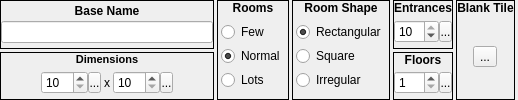
    <widget class="QWidget" name="widget_4" native="true">
     <property name="sizePolicy">
      <sizepolicy hsizetype="Preferred" vsizetype="Fixed">
       <horstretch>0</horstretch>
       <verstretch>0</verstretch>
      </sizepolicy>
     </property>
     <layout class="QHBoxLayout" name="horizontalLayout_2">
      <property name="spacing">
       <number>3</number>
      </property>
      <property name="margin">
       <number>0</number>
      </property>
      <item>
       <widget class="QWidget" name="widget_3" native="true">
        <layout class="QVBoxLayout" name="verticalLayout_7">
         <property name="spacing">
          <number>3</number>
         </property>
         <property name="margin">
          <number>0</number>
         </property>
         <item>
          <widget class="QFrame" name="frame">
           <property name="frameShape">
            <enum>QFrame::Box</enum>
           </property>
           <property name="frameShadow">
            <enum>QFrame::Plain</enum>
           </property>
           <layout class="QVBoxLayout" name="verticalLayout">
            <property name="spacing">
             <number>0</number>
            </property>
            <property name="margin">
             <number>0</number>
            </property>
            <item>
             <widget class="QLabel" name="label">
              <property name="sizePolicy">
               <sizepolicy hsizetype="Preferred" vsizetype="Fixed">
                <horstretch>0</horstretch>
                <verstretch>0</verstretch>
               </sizepolicy>
              </property>
              <property name="font">
               <font>
                <weight>75</weight>
                <bold>true</bold>
               </font>
              </property>
              <property name="text">
               <string>Base Name</string>
              </property>
              <property name="alignment">
               <set>Qt::AlignCenter</set>
              </property>
             </widget>
            </item>
            <item>
             <widget class="QLineEdit" name="leBaseName">
              <property name="text">
               <string/>
              </property>
              <property name="maxLength">
               <number>18</number>
              </property>
             </widget>
            </item>
           </layout>
          </widget>
         </item>
         <item>
          <widget class="QFrame" name="frame_5">
           <property name="frameShape">
            <enum>QFrame::Box</enum>
           </property>
           <property name="frameShadow">
            <enum>QFrame::Plain</enum>
           </property>
           <property name="lineWidth">
            <number>1</number>
           </property>
           <layout class="QVBoxLayout" name="verticalLayout_3">
            <property name="spacing">
             <number>0</number>
            </property>
            <property name="margin">
             <number>0</number>
            </property>
            <item>
             <widget class="QLabel" name="lblDimensions">
              <property name="sizePolicy">
               <sizepolicy hsizetype="Preferred" vsizetype="Fixed">
                <horstretch>0</horstretch>
                <verstretch>0</verstretch>
               </sizepolicy>
              </property>
              <property name="font">
               <font>
                <pointsize>8</pointsize>
                <weight>75</weight>
                <bold>true</bold>
               </font>
              </property>
              <property name="text">
               <string>Dimensions</string>
              </property>
              <property name="alignment">
               <set>Qt::AlignHCenter|Qt::AlignTop</set>
              </property>
             </widget>
            </item>
            <item>
             <widget class="QWidget" name="widget_8" native="true">
              <layout class="QHBoxLayout" name="horizontalLayout">
               <property name="spacing">
                <number>3</number>
               </property>
               <property name="margin">
                <number>0</number>
               </property>
               <item>
                <spacer name="horizontalSpacer">
                 <property name="orientation">
                  <enum>Qt::Horizontal</enum>
                 </property>
                 <property name="sizeHint" stdset="0">
                  <size>
                   <width>40</width>
                   <height>20</height>
                  </size>
                 </property>
                </spacer>
               </item>
               <item>
                <widget class="QWidget" name="widget_5" native="true">
                 <layout class="QHBoxLayout" name="horizontalLayout_4">
                  <property name="spacing">
                   <number>0</number>
                  </property>
                  <property name="margin">
                   <number>0</number>
                  </property>
                  <item>
                   <widget class="QSpinBox" name="sbWidth">
                    <property name="accelerated">
                     <bool>true</bool>
                    </property>
                    <property name="minimum">
                     <number>10</number>
                    </property>
                    <property name="maximum">
                     <number>512</number>
                    </property>
                    <property name="value">
                     <number>10</number>
                    </property>
                   </widget>
                  </item>
                  <item>
                   <widget class="SpinBoxSideButton" name="bWidthSpinButton">
                    <property name="minimumSize">
                     <size>
                      <width>13</width>
                      <height>21</height>
                     </size>
                    </property>
                    <property name="maximumSize">
                     <size>
                      <width>13</width>
                      <height>21</height>
                     </size>
                    </property>
                    <property name="text">
                     <string>...</string>
                    </property>
                    <property name="icon">
                     <iconset resource="gui_icons.qrc">
                      <normaloff>:/icons/spinBoxSideButton.png</normaloff>:/icons/spinBoxSideButton.png</iconset>
                    </property>
                    <property name="iconSize">
                     <size>
                      <width>8</width>
                      <height>16</height>
                     </size>
                    </property>
                   </widget>
                  </item>
                 </layout>
                </widget>
               </item>
               <item>
                <widget class="QLabel" name="label_3">
                 <property name="sizePolicy">
                  <sizepolicy hsizetype="Fixed" vsizetype="Preferred">
                   <horstretch>0</horstretch>
                   <verstretch>0</verstretch>
                  </sizepolicy>
                 </property>
                 <property name="text">
                  <string>x</string>
                 </property>
                </widget>
               </item>
               <item>
                <widget class="QWidget" name="widget_12" native="true">
                 <layout class="QHBoxLayout" name="horizontalLayout_3">
                  <property name="spacing">
                   <number>0</number>
                  </property>
                  <property name="margin">
                   <number>0</number>
                  </property>
                  <item>
                   <widget class="QSpinBox" name="sbHeight">
                    <property name="accelerated">
                     <bool>true</bool>
                    </property>
                    <property name="minimum">
                     <number>10</number>
                    </property>
                    <property name="maximum">
                     <number>512</number>
                    </property>
                    <property name="value">
                     <number>10</number>
                    </property>
                   </widget>
                  </item>
                  <item>
                   <widget class="SpinBoxSideButton" name="bHeightSpinButton">
                    <property name="minimumSize">
                     <size>
                      <width>13</width>
                      <height>21</height>
                     </size>
                    </property>
                    <property name="maximumSize">
                     <size>
                      <width>13</width>
                      <height>21</height>
                     </size>
                    </property>
                    <property name="text">
                     <string>...</string>
                    </property>
                    <property name="icon">
                     <iconset resource="gui_icons.qrc">
                      <normaloff>:/icons/spinBoxSideButton.png</normaloff>:/icons/spinBoxSideButton.png</iconset>
                    </property>
                    <property name="iconSize">
                     <size>
                      <width>8</width>
                      <height>16</height>
                     </size>
                    </property>
                   </widget>
                  </item>
                 </layout>
                </widget>
               </item>
               <item>
                <spacer name="horizontalSpacer_2">
                 <property name="orientation">
                  <enum>Qt::Horizontal</enum>
                 </property>
                 <property name="sizeHint" stdset="0">
                  <size>
                   <width>40</width>
                   <height>20</height>
                  </size>
                 </property>
                </spacer>
               </item>
              </layout>
             </widget>
            </item>
           </layout>
          </widget>
         </item>
        </layout>
       </widget>
      </item>
      <item>
       <widget class="QFrame" name="frame_2">
        <property name="frameShape">
         <enum>QFrame::Box</enum>
        </property>
        <property name="frameShadow">
         <enum>QFrame::Plain</enum>
        </property>
        <layout class="QVBoxLayout" name="verticalLayout_2">
         <property name="spacing">
          <number>0</number>
         </property>
         <property name="margin">
          <number>0</number>
         </property>
         <item>
          <widget class="QLabel" name="label_2">
           <property name="sizePolicy">
            <sizepolicy hsizetype="Preferred" vsizetype="Fixed">
             <horstretch>0</horstretch>
             <verstretch>0</verstretch>
            </sizepolicy>
           </property>
           <property name="font">
            <font>
             <weight>75</weight>
             <bold>true</bold>
            </font>
           </property>
           <property name="text">
            <string>Rooms</string>
           </property>
           <property name="alignment">
            <set>Qt::AlignCenter</set>
           </property>
          </widget>
         </item>
         <item>
          <widget class="QWidget" name="widget" native="true">
           <layout class="QVBoxLayout" name="verticalLayout_4">
            <property name="spacing">
             <number>0</number>
            </property>
            <property name="margin">
             <number>3</number>
            </property>
            <item>
             <widget class="QRadioButton" name="rbNumRooms_Few">
              <property name="text">
               <string>Few</string>
              </property>
             </widget>
            </item>
            <item>
             <widget class="QRadioButton" name="rbNumRooms_Normal">
              <property name="text">
               <string>Normal</string>
              </property>
              <property name="checked">
               <bool>true</bool>
              </property>
             </widget>
            </item>
            <item>
             <widget class="QRadioButton" name="rbNumRooms_Lots">
              <property name="text">
               <string>Lots</string>
              </property>
             </widget>
            </item>
           </layout>
          </widget>
         </item>
        </layout>
       </widget>
      </item>
      <item>
       <widget class="QFrame" name="frame_3">
        <property name="frameShape">
         <enum>QFrame::Box</enum>
        </property>
        <property name="frameShadow">
         <enum>QFrame::Plain</enum>
        </property>
        <layout class="QVBoxLayout" name="verticalLayout_5">
         <property name="spacing">
          <number>0</number>
         </property>
         <property name="margin">
          <number>0</number>
         </property>
         <item>
          <widget class="QLabel" name="label_4">
           <property name="sizePolicy">
            <sizepolicy hsizetype="Preferred" vsizetype="Fixed">
             <horstretch>0</horstretch>
             <verstretch>0</verstretch>
            </sizepolicy>
           </property>
           <property name="font">
            <font>
             <weight>75</weight>
             <bold>true</bold>
            </font>
           </property>
           <property name="frameShadow">
            <enum>QFrame::Raised</enum>
           </property>
           <property name="text">
            <string>Room Shape</string>
           </property>
           <property name="alignment">
            <set>Qt::AlignCenter</set>
           </property>
          </widget>
         </item>
         <item>
          <widget class="QWidget" name="widget_2" native="true">
           <layout class="QVBoxLayout" name="verticalLayout_6">
            <property name="spacing">
             <number>0</number>
            </property>
            <property name="margin">
             <number>3</number>
            </property>
            <item>
             <widget class="QRadioButton" name="rbRoomShape_Rectangular">
              <property name="text">
               <string>Rectangular</string>
              </property>
              <property name="checked">
               <bool>true</bool>
              </property>
             </widget>
            </item>
            <item>
             <widget class="QRadioButton" name="rbRoomShape_Square">
              <property name="text">
               <string>Square</string>
              </property>
             </widget>
            </item>
            <item>
             <widget class="QRadioButton" name="rbRoomShape_Irregular">
              <property name="text">
               <string>Irregular</string>
              </property>
             </widget>
            </item>
           </layout>
          </widget>
         </item>
        </layout>
       </widget>
      </item>
      <item>
       <widget class="QWidget" name="widget_7" native="true">
        <layout class="QVBoxLayout" name="verticalLayout_8">
         <property name="spacing">
          <number>3</number>
         </property>
         <property name="margin">
          <number>0</number>
         </property>
         <item>
          <widget class="QFrame" name="frame_6">
           <property name="sizePolicy">
            <sizepolicy hsizetype="Fixed" vsizetype="Preferred">
             <horstretch>0</horstretch>
             <verstretch>0</verstretch>
            </sizepolicy>
           </property>
           <property name="frameShape">
            <enum>QFrame::Box</enum>
           </property>
           <property name="frameShadow">
            <enum>QFrame::Plain</enum>
           </property>
           <layout class="QVBoxLayout" name="verticalLayout_9">
            <property name="spacing">
             <number>0</number>
            </property>
            <property name="margin">
             <number>0</number>
            </property>
            <item>
             <widget class="QLabel" name="label_6">
              <property name="sizePolicy">
               <sizepolicy hsizetype="Preferred" vsizetype="Fixed">
                <horstretch>0</horstretch>
                <verstretch>0</verstretch>
               </sizepolicy>
              </property>
              <property name="font">
               <font>
                <weight>75</weight>
                <bold>true</bold>
               </font>
              </property>
              <property name="text">
               <string>Entrances</string>
              </property>
              <property name="alignment">
               <set>Qt::AlignCenter</set>
              </property>
             </widget>
            </item>
            <item>
             <widget class="QWidget" name="widget_14" native="true">
              <property name="sizePolicy">
               <sizepolicy hsizetype="Preferred" vsizetype="Preferred">
                <horstretch>0</horstretch>
                <verstretch>0</verstretch>
               </sizepolicy>
              </property>
              <layout class="QHBoxLayout" name="horizontalLayout_8">
               <property name="spacing">
                <number>0</number>
               </property>
               <property name="margin">
                <number>0</number>
               </property>
               <item>
                <widget class="QSpinBox" name="sbNumEntrances">
                 <property name="sizePolicy">
                  <sizepolicy hsizetype="Preferred" vsizetype="Fixed">
                   <horstretch>0</horstretch>
                   <verstretch>0</verstretch>
                  </sizepolicy>
                 </property>
                 <property name="minimum">
                  <number>0</number>
                 </property>
                 <property name="maximum">
                  <number>10</number>
                 </property>
                 <property name="value">
                  <number>10</number>
                 </property>
                </widget>
               </item>
               <item>
                <widget class="SpinBoxSideButton" name="bNumEntrancesSpinButton">
                 <property name="minimumSize">
                  <size>
                   <width>13</width>
                   <height>21</height>
                  </size>
                 </property>
                 <property name="maximumSize">
                  <size>
                   <width>13</width>
                   <height>21</height>
                  </size>
                 </property>
                 <property name="text">
                  <string>...</string>
                 </property>
                 <property name="icon">
                  <iconset resource="gui_icons.qrc">
                   <normaloff>:/icons/spinBoxSideButton.png</normaloff>:/icons/spinBoxSideButton.png</iconset>
                 </property>
                 <property name="iconSize">
                  <size>
                   <width>8</width>
                   <height>16</height>
                  </size>
                 </property>
                </widget>
               </item>
              </layout>
             </widget>
            </item>
           </layout>
          </widget>
         </item>
         <item>
          <widget class="QFrame" name="frame_7">
           <property name="frameShape">
            <enum>QFrame::Box</enum>
           </property>
           <property name="frameShadow">
            <enum>QFrame::Plain</enum>
           </property>
           <layout class="QVBoxLayout" name="verticalLayout_10">
            <property name="spacing">
             <number>0</number>
            </property>
            <property name="margin">
             <number>0</number>
            </property>
            <item>
             <widget class="QLabel" name="label_7">
              <property name="sizePolicy">
               <sizepolicy hsizetype="Preferred" vsizetype="Fixed">
                <horstretch>0</horstretch>
                <verstretch>0</verstretch>
               </sizepolicy>
              </property>
              <property name="font">
               <font>
                <weight>75</weight>
                <bold>true</bold>
               </font>
              </property>
              <property name="text">
               <string>Floors</string>
              </property>
              <property name="alignment">
               <set>Qt::AlignCenter</set>
              </property>
             </widget>
            </item>
            <item>
             <widget class="QWidget" name="widget_13" native="true">
              <layout class="QHBoxLayout" name="horizontalLayout_7">
               <property name="spacing">
                <number>0</number>
               </property>
               <property name="margin">
                <number>0</number>
               </property>
               <item>
                <widget class="QSpinBox" name="sbNumFloors">
                 <property name="minimum">
                  <number>1</number>
                 </property>
                 <property name="maximum">
                  <number>25</number>
                 </property>
                </widget>
               </item>
               <item>
                <widget class="SpinBoxSideButton" name="bNumFloorsSpinButton">
                 <property name="minimumSize">
                  <size>
                   <width>13</width>
                   <height>21</height>
                  </size>
                 </property>
                 <property name="maximumSize">
                  <size>
                   <width>13</width>
                   <height>21</height>
                  </size>
                 </property>
                 <property name="text">
                  <string>...</string>
                 </property>
                 <property name="icon">
                  <iconset resource="gui_icons.qrc">
                   <normaloff>:/icons/spinBoxSideButton.png</normaloff>:/icons/spinBoxSideButton.png</iconset>
                 </property>
                 <property name="iconSize">
                  <size>
                   <width>8</width>
                   <height>16</height>
                  </size>
                 </property>
                </widget>
               </item>
              </layout>
             </widget>
            </item>
           </layout>
          </widget>
         </item>
        </layout>
       </widget>
      </item>
      <item>
       <widget class="QFrame" name="frame_12">
        <property name="frameShape">
         <enum>QFrame::Box</enum>
        </property>
        <property name="frameShadow">
         <enum>QFrame::Plain</enum>
        </property>
        <layout class="QVBoxLayout" name="verticalLayout_17">
         <property name="spacing">
          <number>0</number>
         </property>
         <property name="margin">
          <number>0</number>
         </property>
         <item>
          <widget class="QLabel" name="label_45">
           <property name="sizePolicy">
            <sizepolicy hsizetype="Preferred" vsizetype="Fixed">
             <horstretch>0</horstretch>
             <verstretch>0</verstretch>
            </sizepolicy>
           </property>
           <property name="font">
            <font>
             <weight>75</weight>
             <bold>true</bold>
            </font>
           </property>
           <property name="text">
            <string>Blank Tile</string>
           </property>
           <property name="alignment">
            <set>Qt::AlignCenter</set>
           </property>
          </widget>
         </item>
         <item>
          <widget class="QWidget" name="widget_54" native="true">
           <layout class="QHBoxLayout" name="horizontalLayout_35">
            <property name="spacing">
             <number>0</number>
            </property>
            <property name="margin">
             <number>0</number>
            </property>
            <item>
             <widget class="TileButton" name="tbBlankTile">
              <property name="text">
               <string>...</string>
              </property>
              <property name="icon">
               <iconset resource="gui_icons.qrc">
                <normaloff>:/icons/addtile.png</normaloff>:/icons/addtile.png</iconset>
              </property>
              <property name="iconSize">
               <size>
                <width>32</width>
                <height>32</height>
               </size>
              </property>
             </widget>
            </item>
           </layout>
          </widget>
         </item>
        </layout>
       </widget>
      </item>
      <item>
       <widget class="QWidget" name="widget_6" native="true">
        <layout class="QVBoxLayout" name="verticalLayout_11">
         <property name="spacing">
          <number>3</number>
         </property>
         <property name="margin">
          <number>0</number>
         </property>
        </layout>
       </widget>
      </item>
     </layout>
    </widget>
